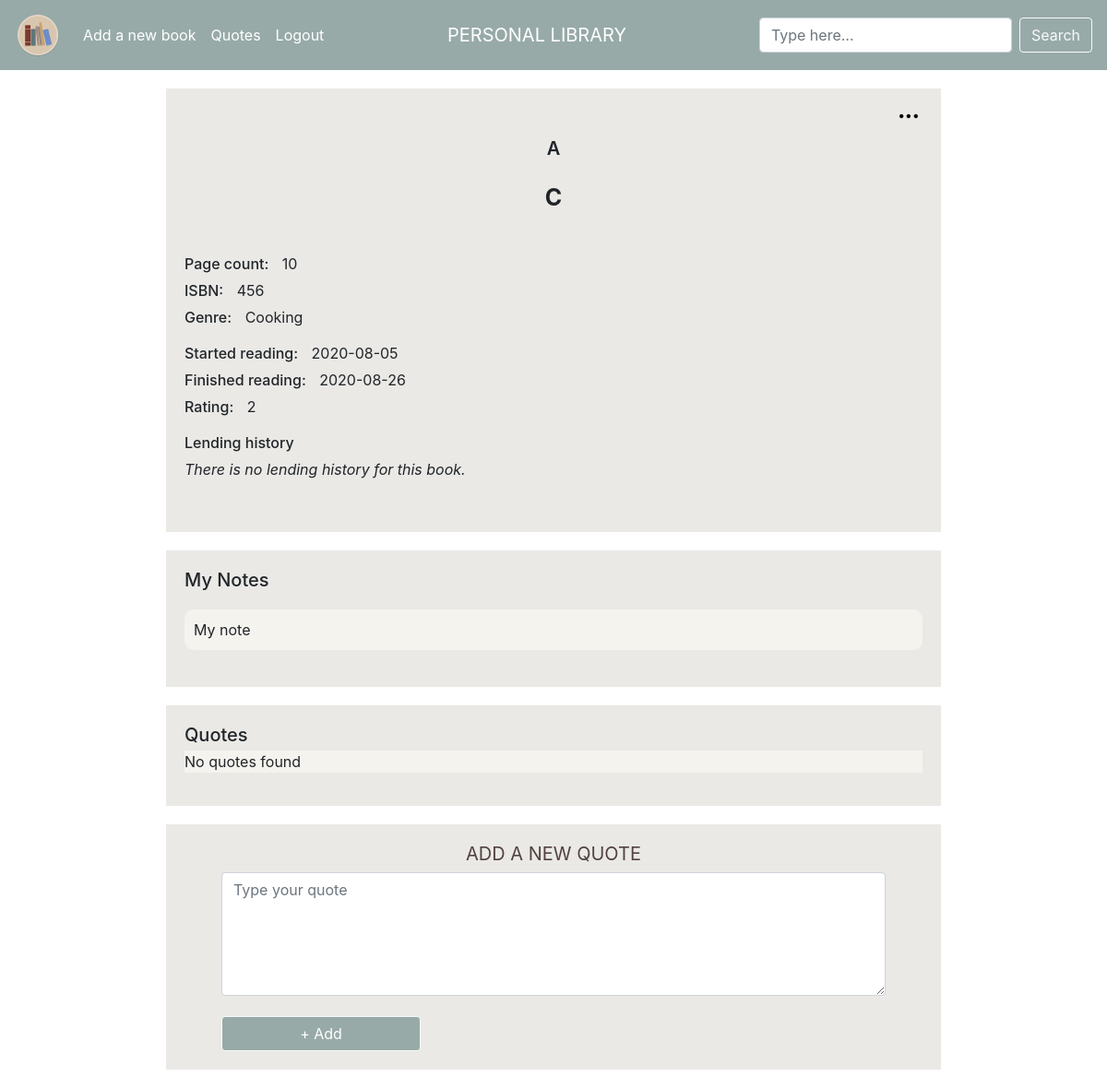
/book/2 (signed in), run on the app's committed database.
### tables this page shows
CREATE TABLE "books" (user_id INTEGER NOT NULL, title TEXT NOT NULL, author TEXT NOT NULL, pages INTEGER NOT NULL, isbn TEXT NULL, genre TEXT NULL, rating INTEGER NULL, started DATE NULL, finished DATE NULL, owner TEXT NULL, notes TEXT NULL, lent BOOLEAN NULL, book_id INTEGER PRIMARY KEY AUTOINCREMENT NOT NULL);

### application.py (the view)
@app.route("/book/<book_id>", methods=["GET", "POST", "DELETE"])
@login_required
def book(book_id):
    if request.method == "GET":
        data = db.execute("""SELECT * FROM books
                            WHERE book_id = :book_id
                             AND user_id = :user_id """,
                          book_id=book_id,
                          user_id=session["user_id"])
        print('BOOK PROFILE | data: ' + str(data), flush=True)
        quotes = db.execute("""SELECT * FROM quotes
                            JOIN books ON books.book_id = quotes.book_id
                            WHERE books.book_id = :book_id
                            AND books.user_id = :user_id """,
                            book_id=book_id,
                            user_id=session["user_id"])
        print('BOOK PROFILE | quotes: ' + str(quotes), flush=True)
        lendings = db.execute("""SELECT * FROM lending
                            JOIN books ON books.book_id = lending.book_id
                            WHERE books.book_id = :book_id
                            AND books.user_id = :user_id """,
                              book_id=book_id,
                              user_id=session["user_id"])
        print('BOOK PROFILE | lendings: ' + str(lendings), flush=True)
        return render_template("book.html", data=data, quotes=quotes, lendings=lendings)
    elif request.method == "POST":
        return redirect("/book")
    elif request.method == "DELETE":
        db.execute(""" DELETE FROM books WHERE book_id = :book_id""",
                   book_id=book_id)
        return 0

### application.py (called while the page is built)
@app.after_request
def after_request(response):
    response.headers["Cache-Control"] = "no-cache, no-store, must-revalidate"
    response.headers["Expires"] = 0
    response.headers["Pragma"] = "no-cache"
    return response

### helpers.py (called while the page is built)
def login_required(f):
    @wraps(f)
    def decorated_function(*args, **kwargs):
        if session.get("user_id") is None:
            return redirect("/login")
        return f(*args, **kwargs)
    return decorated_function

### templates/book.html (shortened to what this page needs)
{% extends "layout.html" %}
{% block main %}
    {% for book in data %}
        <div class="profile_container_top">
            <div class="item-a book_profile_author">{{ book.author }}</div>
            <div class="item-b book_profile_book_title">{{ book.title }}</div>
            <div class="item-d">
                <p class="book_profile_titles">Page count:</p>
                <div class="book_profile_text">{{ book.pages }}</div>
                <br>
                <p class="book_profile_titles">ISBN:</p>
                <div class="book_profile_text">{{ book.isbn }}</div>
                <br>
                <p class="book_profile_titles">Genre:</p>
                <div class="book_profile_text">{{ book.genre }}</div>
                <br>
            </div>
            <div class="item-e">
                <p class="book_profile_titles">Started reading:</p>
                {% if book.started %}
                    <div class="book_profile_text">{{ book.started }}</div>
                    <br>
                    <p class="book_profile_titles">Finished reading:</p>
                    {% if book.finished %}
                        <div class="book_profile_text">{{ book.finished }}</div>
                    {% else %}
                        <div class="book_profile_text">haven't finished reading</div>
                    {% endif %}
                {% else %}
                    <div class="book_profile_text">haven't started reading</div>
                {% endif %}
                <br>
                <p class="book_profile_titles">Rating:</p>
                {% if book.rating %}
                    <div class="book_profile_text">{{ book.rating }}</div>
                {% else %}
                    <div class="book_profile_text">no rating</div>
                {% endif %}
            </div>
            <div class="item-f">
                <p class="book_profile_titles">Lending history</p>
                {% if not lendings %}
                    <p><i>There is no lending history for this book.</i></p>
                {% endif %}
            </div>
            <div class="item-g">
                <div class="book_options">
                    <img class="book_options_image"
                         onclick="showOptionsFor('opt{{ book.book_id }}')"
                         src="../static/options.svg"
                         alt="options"/>
                </div>
            </div>
        </div>
    {% endfor %}
    <div class="profile_container_notes">
        <div class="item-h"><h5 class="book_profile_titles">My Notes</h5></div>
        {% for book in data %}
            {% if book.notes %}
                <div class="item-j quote_sand_bg_profile">
                    <p class="note_text">{{ book.notes }}</p>
                </div>
            {% else %}
                <div class="item-j">No notes found</div>
            {% endif %}
        {% endfor %}
    </div>
    <div class="profile_container_quotes">
        <div class="quote_brown_bg_profile">
            <div class="quotes_profile"><h5 class="book_profile_titles">Quotes</h5></div>
            {% if not quotes %}
                <div class="item-j">No quotes found</div></p>
            {% endif %}
        </div>
    </div>
    {% for book in data %}
        <div class=" container_new_quote">
            <h2 id="add_quote">ADD A NEW QUOTE</h2>
            <form id="new_quote" action="/book/{{ book.book_id }}/new-quote" method="post" autocomplete="off">
                <div class="form-group" id="quote_quote">
                    <textarea autocomplete="off" class="form-control" name="quote" contenteditable="true"
                              placeholder="Type your quote" cols="30" rows="5" required="required"></textarea>
                </div>
                <br>
                <button class="btn btn-light" type="submit" id="quote_btn">+ Add</button>
            </form>
        </div>
    {% endfor %}
{% endblock %}

### static/style.css (style rules this page uses)
.btn-light { color: white; background-color: #97aaa8 !important; display: inline; }
.form-group { display: inline-block; }
textarea { min-height: 50px; }
.form-control { display: inline-block; max-width: 100%; }
.item-a { grid-area: author; }
.item-b { grid-area: title; }
.item-d { grid-area: col_a; }
.item-e { grid-area: col_b; }
.item-f { grid-area: col_c; overflow-y: scroll; max-height: 200px; }
.item-g { grid-area: options_column; display: flex; flex-direction: row; justify-content: flex-end; }
.profile_container_top { display: grid; background-color: #eae9e6; margin: 20px auto; padding: 20px; max-width: 70%; column-gap: 10px; row-gap: 5px; grid-template-columns: 1fr 1fr 1fr 1.5fr 0.5fr; grid-template-rows: auto auto auto; grid-template-areas: "book_cover author author author options_column" "book_cover title title title ." "book_cover col_a col_b col_c col_c"; }
.item-h { grid-area: my_notes; width: 100%; }
.item-j { grid-area: notes_text; overflow: auto; background-color: #f5f3ee; }
.profile_container_notes { display: grid; background-color: #eae9e6; margin: 20px auto; padding: 20px; max-width: 70%; column-gap: 10px; row-gap: 15px; grid-template-columns: auto auto auto 1fr; grid-template-rows: auto; grid-template-areas: "my_notes my_notes my_notes my_notes" "notes_text notes_text notes_text notes_text"; }
.book_profile_author { text-align: center; font-size: 20px; font-weight: 600; margin: 10px; }
.book_profile_book_title { text-align: center; font-size: 25px; font-weight: 700; margin: 0px 10px 30px 10px; }
.book_profile_titles { display: inline-block; font-weight: 500; margin-bottom: 5px; }
.book_profile_text { display: inline-block; margin-left: 10px; }
.quote_sand_bg_profile { background-color: #f5f3ee; padding: 5px; border-radius: 10px; margin-bottom: 20px; }
.quote_brown_bg_profile { background-color: #eae9e6; margin: 20px auto; padding: 20px; max-width: 70%; }
@media (min-width: 831px) and (max-width: 1469px) { .book_profile_author { text-align: center; font-size: 20px; font-weight: 600; margin: 10px; } }
@media (min-width: 831px) and (max-width: 1469px) { .book_profile_book_title { text-align: center; font-size: 25px; font-weight: 700; margin: 0px 10px 30px 10px; } }
@media (min-width: 831px) and (max-width: 1469px) { .profile_container_top { display: grid; background-color: #eae9e6; margin: 20px auto; padding: 20px; max-width: 70%; column-gap: 10px; row-gap: 10px; grid-template-columns: 100%; grid-template-rows: auto; grid-template-areas: "options_column" "author" "title" "col_a" "col_b" "col_c"; } }
.quote_text, .note_text { float: none; margin: 5px; margin-right: 20px; text-align: justify; }
#add_quote { text-align: center; font-weight: 400; font-size: 20px; color: #524240; }
#new_quote { width: 90%; margin-right: auto; margin-left: auto; }
#quote_author, #quote_title, #quote_quote { width: 100%; align-items: center; }
#quote_btn { width: 30%; align-items: center; }
textarea { width: 100%; border: none; }
.container_new_quote { background-color: #eae9e6; margin: 20px auto; padding: 20px; max-width: 70%; }
.book_options { display: flex; flex-direction: column; justify-content: flex-start; align-content: flex-end; max-height: 10px; max-width: 10px; }
.book_options_image { background-color: transparent; padding: 0 5px; border: transparent; height: 20px; align-self: flex-end; }

### data on the page
books: author "A", title "C", pages "10", isbn "456", genre "Cooking", started "2020-08-05", finished "2020-08-26", rating "2", notes "My note"
